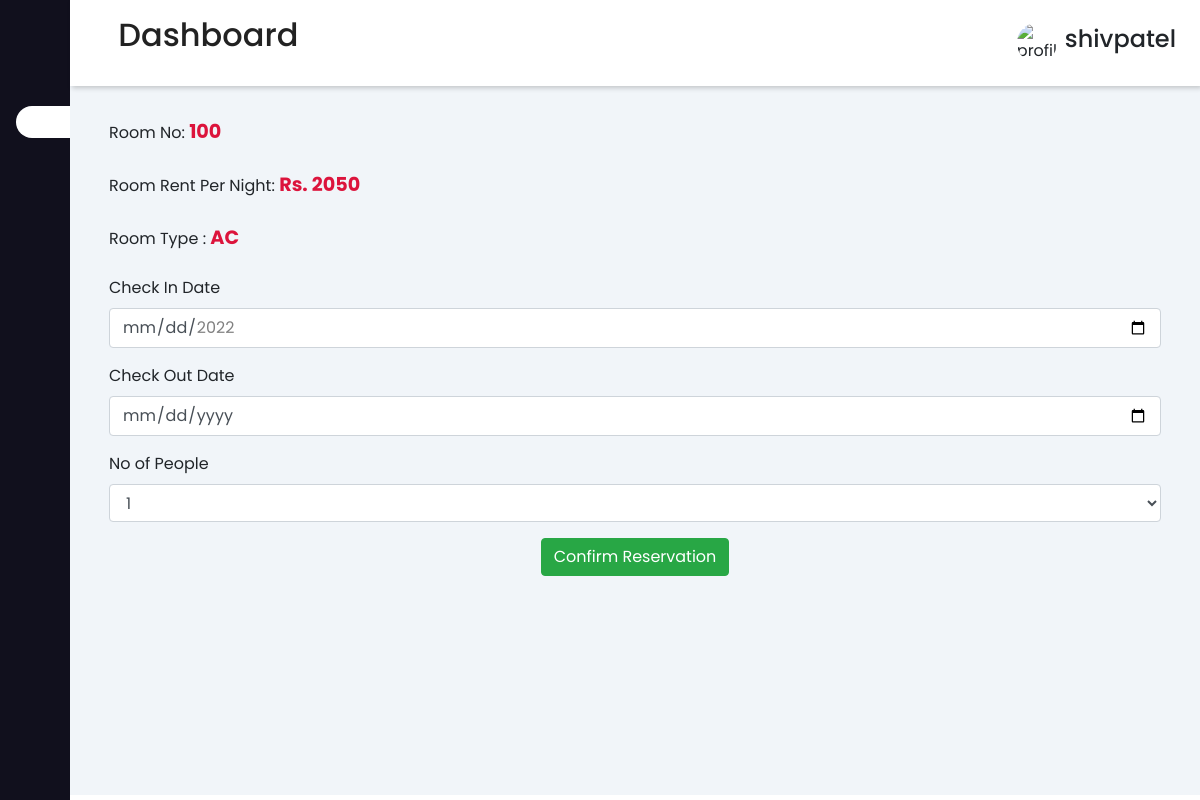
Screenshot of /book_room/1 (signed in) with the database file from the repository.
### management/models.py (models this page shows, shortened)
class Room(models.Model):
    class Type(models.TextChoices):
        AC="AC"
        Non_AC="Non AC"
    room_type=models.CharField(max_length=10,choices=Type.choices)
    room_no=models.IntegerField(unique=True)
    room_rate=models.IntegerField()
    no_of_bed=models.IntegerField(null=True)
    image=models.ImageField(upload_to='room_pic',blank=True)

### management/views.py (the view, shortened to what this page needs)
# urls.py: path("book_room/<int:id>",views.book_room, name='book_room'),
def book_room(request,id):
    if request.user.is_authenticated:
        room=Room.objects.filter(id=id).first()
        x=datetime.datetime.now()
        x2=x+ timedelta(days=40)
        min_date=x.strftime("%Y"+"-"+"%m"+"-"+"%d")
        last_date=x2.strftime("%Y"+"-"+"%m"+"-"+"%d")
        context={
            "room":room,
            "min_date":min_date,
            "last_date":last_date
        }
        return render(request,'book_room.html',context)
    return redirect('user_login')

### management/templates/book_room.html (shortened to what this page needs)
{% extends 'base.html' %}
{% block body %}
<div class="container">
    <div class="right">
        <form method="post" enctype="multipart/form-data">
            <div class="col-12 text-center">
              </div>
            <div class="form-group">
                <label for="Arrival Date">Room No: <span style="color:crimson;font-weight: bold; font-size: larger;">{{room.room_no}}</span></label>
            </div>
            <div class="form-group">
                <label for="Arrival Date">Room Rent Per Night: <span style="color: crimson; font-weight:bold;font-size: larger;">Rs. {{room.room_rate}}</span> </label>
            </div>
            <div class="form-group">
                <label for="room_type">Room Type : <span style="color: crimson; font-weight:bold;font-size: larger;">{{room.room_type}}</span> </label>
            </div>
            <div class="form-group">
              <label for="check In Date">Check In Date</label>
              <input type="date" class="form-control" id="check In Date" name="check_in_date" min="{{min_date}}" max="{{last_date}}"onchange="myFunction()">
            </div>
            <div class="form-group">
              <label for="check Out Date">Check Out Date</label>
              <input type="date" class="form-control" id="check Out Date" name="check_out_date" min="" value="">
            </div>
              <div class="form-group">
                <label for="Arrival Date">No of People</label>
                <select class="form-control" name="no_of_people">
                    <option value="1">1</option>
                </select>
              </div>
              <div class="text-center">
                <button type="submit" class="btn btn-success text-center">Confirm Reservation</button>
              </div>
          </form>
    </div>
  </div>
{% endblock %}

### management/templates/base.html (shortened to what this page needs)
<!doctype html>
<html lang="en">
  <head>
    <link rel="stylesheet" href="https://maxcdn.bootstrapcdn.com/bootstrap/4.0.0/css/bootstrap.min.css">
  </head>
  <body>
    <div class="sidebar">
        <div class="sidebar-brand">
          <h1>  <span>Hotel</span>
          </h1>
        </div>
        <div class="sidebar-menu">
          <ul class="na">
            <li>
              <a href="{% url 'index' %}" class="active">
              </a>
            </li>
          </ul>
        </div>
    </div>
    <div class="main-content">
      <header>
        <h2>
          <label for="nav-toggle">
            <span class="fas fa-bars"></span>
          </label>
          Dashboard
        </h2>
        {% if request.user.is_authenticated %}
        <div class="user-wrapper">
         <img src="https://bit.ly/3bvT89p" width="40px" height="40px" alt="profile-img">
         <div class="">
            <h4>{{request.user.username}}</h4>
         </div>
        </div>
        {% endif %}
      </header>
      <main>
        {% block body %}
        {% endblock %}
      </main>
    </div>
  </body>
</html>

### management/templates/base.html (style rules this page uses)
:root { --main-color: #11101d; --color-dark: #1D2231; --text-grey: #8390A2; }
* { padding: 0; margin: 0; box-sizing: border-box; list-style: none; text-decoration: none; font-family: 'Poppins' ,sans-serif; }
.sidebar { width: 345px; position: fixed; left: 0; top: 0; height: 100%; z-index: 100; background: var(--main-color); transition: width 300ms; }
.sidebar-brand { height: 90px; padding: 1rem 0rem 1rem 2rem; color: #fff; }
.sidebar-menu li { width: 100%; margin-bottom: 1.7rem; padding-left: 1rem; }
.sidebar-menu { margin-top: 1rem; }
.sidebar-menu a { padding-left: 1rem; display: block; color: #fff; font-size: 1.1rem; }
.sidebar-menu a.active { background: #fff; padding-top: 1rem; padding-bottom: 1rem; color: var(--main-color); border-radius: 30px 0px 0px 30px; }
.main-content { transition: margin-left 300ms; margin-left: 345px; }
header { background: #fff; display: flex; justify-content: space-between; padding: 1rem 1.5rem; box-shadow: 2px 2px 5px rgba(0, 0, 0, 0.2); position: fixed; left: 345px; top:0; z-index: 100; width: calc(100% - 345px); transition: left 300ms; }
header h2 { color: #222; }
header label span { font-size: 1.7rem; padding-right: 1rem; }
.user-wrapper { display: flex; align-items: center; }
.user-wrapper img { border-radius: 50%; margin-right: .5rem; }
main { margin-top: 85px; padding: 2rem 1.5rem; background: #f1f5f9; min-height: calc(100vh - 90px); }
@media only screen and (max-width: 1200px) { .sidebar { width: 70px ; } }
@media only screen and (max-width: 1200px) { .sidebar .sidebar-brand, .sidebar li { padding-left: 1rem; text-align: center; } }
@media only screen and (max-width: 1200px) { .main-content { margin-left: 70px; } }
@media only screen and (max-width: 1200px) { .main-content header { width: calc(100% - 70px); left:70px; } }

### rows the page displays
Room: room_no "100", room_rate "2050", room_type "AC"

### other values shown
{{ request.user.username }} "shivpatel"
